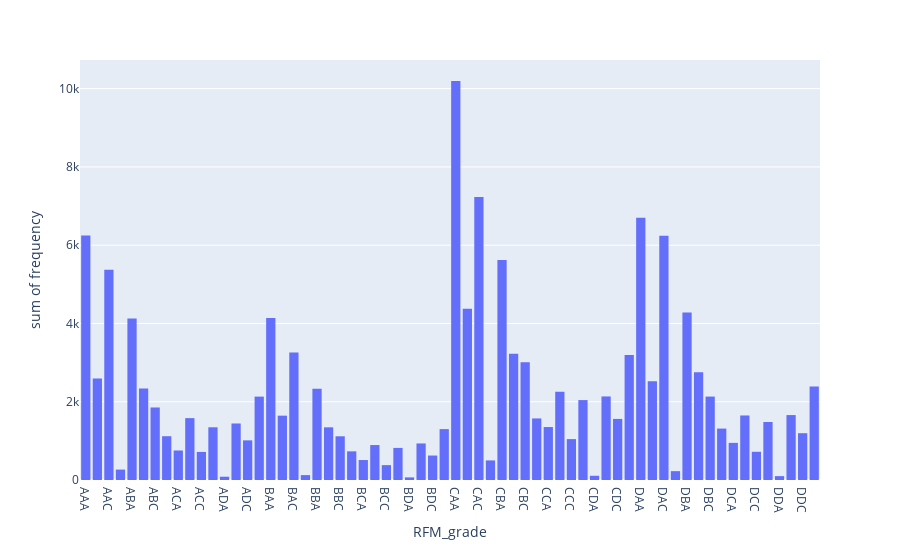

Notebook cell for this chart:
### Markdown cell above
Use the a `.histogram()` function to create a bar chart of all the RFM_grades. 

<span style='background :#FFF59E'>**Pro Tip:** Add the following argument in your `px.histogram` function to order the bars by grade: <br>
>`category_orders = {'RFM_grade': grade_orders}`</span>

### Code cell
# Create a bar chart of the RFM grades
fig = px.histogram(full_rfm, x='RFM_grade', y='frequency',
                   category_orders={'RFM_grade': grade_orders})
fig.show()

### Figure 1 — Plotly figure (JSON) as saved in the notebook; plotly's stock layout.template omitted (floating-point values rounded to 4 significant figures; data arrays with more than 128 entries replaced by an {"elided": "..."} marker saying what was removed)
{"data": [{"alignmentgroup": "True", "bingroup": "x", "histfunc": "sum", "hovertemplate": "RFM_grade=%{x}<br>sum of frequency=%{y}<extra></extra>", "legendgroup": "", "marker": {"color": "#636efa", "pattern": {"shape": ""}}, "name": "", "offsetgroup": "", "orientation": "v", "showlegend": false, "type": "histogram", "x": {"elided": "16578 str values"}, "xaxis": "x", "y": {"elided": "16578 int values"}, "yaxis": "y"}], "layout": {"autosize": true, "barmode": "relative", "legend": {"tracegroupgap": 0}, "margin": {"t": 60}, "xaxis": {"anchor": "y", "autorange": true, "categoryarray": ["AAA", "AAB", "AAC", "AAD", "ABA", "ABB", "ABC", "ABD", "ACA", "ACB", "ACC", "ACD", "ADA", "ADB", "ADC", "ADD", "BAA", "BAB", "BAC", "BAD", "BBA", "BBB", "BBC", "BBD", "BCA", "BCB", "BCC", "BCD", "BDA", "BDB", "BDC", "BDD", "CAA", "CAB", "CAC", "CAD", "CBA", "CBB", "CBC", "CBD", "CCA", "CCB", "CCC", "CCD", "CDA", "CDB", "CDC", "CDD", "DAA", "DAB", "DAC", "DAD", "DBA", "DBB", "DBC", "DBD", "DCA", "DCB", "DCC", "DCD", "DDA", "DDB", "DDC", "DDD"], "categoryorder": "array", "domain": [0, 1], "range": [-0.5, 63.5], "title": {"text": "RFM_grade"}, "type": "category"}, "yaxis": {"anchor": "x", "autorange": true, "domain": [0, 1], "range": [0, 10730.0], "title": {"text": "sum of frequency"}, "type": "linear"}}}
